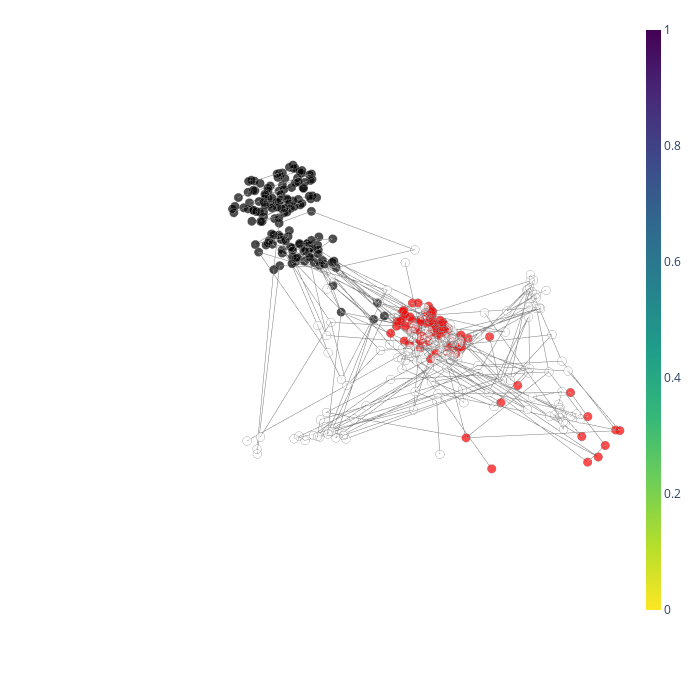

Notebook code cell kept with this figure:
### Code cell
# plot
node_elements = nx.get_node_attributes(graph, 'elements')

pos = dict()
node_colors = []
i=0
for n in node_elements.keys(): 
    pos[n] = X[node_elements[n]].mean(axis = 0)
    node_colors.append(colors[df_sample.loc[node_elements[n],"r"].value_counts().index[0]])
    i+=1
#pos = nx.spring_layout(graph, seed=0, dim=3)
#pos = nx.kamada_kawai_layout(graph, dim = 3)
#pos = nx.layout.spectral_layout(graph, dim = 3)


node_text = [k for k in node_elements.keys()]
node_sizes = [len(el) for el in node_elements.values()]

fig = mp.visualize.create_network_3d(graph, 
                                    pos, 
                                    [20]*len(node_sizes),#node_sizes, 
                                    node_colors, 
                                    node_text, 
                                    node_scale=12)


fig.update_layout(width=700,height=700,margin=go.layout.Margin(t=20,l=200,r=50))
fig.show()

### Figure 1 — Plotly figure (JSON) as saved in the notebook; plotly's stock layout.template omitted (floating-point values rounded to 4 significant figures; data arrays with more than 128 entries replaced by an {"elided": "..."} marker saying what was removed)
{"data": [{"hoverinfo": "none", "line": {"color": "rgb(125,125,125)", "width": 1}, "mode": "lines", "type": "scatter3d", "x": {"elided": "1032 float values"}, "y": {"elided": "1032 float values"}, "z": {"elided": "1032 float values"}}, {"hoverinfo": "text", "marker": {"cmax": 1, "cmin": 0, "color": {"elided": "377 str values"}, "colorbar": {"thickness": 15, "title": {"side": "right", "text": ""}, "xanchor": "left"}, "colorscale": [[0, "#440154"], [0.1111, "#482878"], [0.2222, "#3e4989"], [0.3333, "#31688e"], [0.4444, "#26828e"], [0.5556, "#1f9e89"], [0.6667, "#35b779"], [0.7778, "#6ece58"], [0.8889, "#b5de2b"], [1, "#fde725"]], "line": {"color": "#888", "width": 2}, "reversescale": true, "showscale": true, "size": {"elided": "377 int values"}, "sizemin": 4, "sizemode": "area", "sizeref": 0.2778}, "mode": "markers", "text": {"elided": "377 str values"}, "type": "scatter3d", "x": {"elided": "377 float values"}, "y": {"elided": "377 float values"}, "z": {"elided": "377 float values"}}], "layout": {"height": 700, "hovermode": "closest", "margin": {"l": 200, "r": 50, "t": 20}, "scene": {"xaxis": {"showbackground": false, "showgrid": false, "showline": false, "showticklabels": false, "title": {"text": ""}, "zeroline": false}, "yaxis": {"showbackground": false, "showgrid": false, "showline": false, "showticklabels": false, "title": {"text": ""}, "zeroline": false}, "zaxis": {"showbackground": false, "showgrid": false, "showline": false, "showticklabels": false, "title": {"text": ""}, "zeroline": false}}, "showlegend": false, "title": {"text": ""}, "width": 700}}
